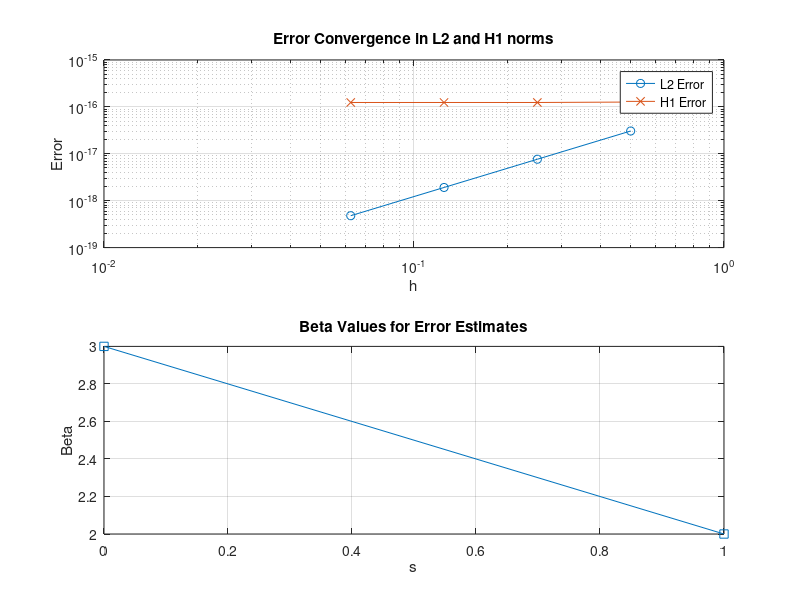

Here is the MATLAB script that generated this plot:
%Aubin-Nische method 方法误差估计
%现在使用Aubin-Nische方法决定e在L2以及H1的收敛速度，该问题中m = 1,k = 2
clc;
clear;
close all;

%首先选择问题参数
k = 2%二次元素
m = 1
s_vals = 0:1%0<=s<=m
beta_vals = zeros(size(s_vals))%存储beta

%现在我们要假定一个参考解
%然后确定网格大小
%然后用一个for来迭代每个网格大小
%迭代的for里包括一个网格和元素矩阵来确定有限元解
%然后用解来确定L2和H1范数

% 网格大小
h_vals = [1/2, 1/4, 1/8, 1/16]; % 不同的网格尺寸

% 假定一个参考解 u(x)
u_exact = @(x) sin(pi*x);  % 参考解为正弦函数

% 初始化误差数组
error_L2 = zeros(length(h_vals), 1);
error_H1 = zeros(length(h_vals), 1);
error_H2 = zeros(length(h_vals), 1);

% 计算不同网格大小下的误差
for h_idx = 1:length(h_vals)
    h = h_vals(h_idx);


    % 生成网格和元素矩阵
    x = 0:h:1; % 一维网格
    N = length(x) - 1; % 网格节点数量

    % 计算有限元解（这里以线性有限元为例）
    % 使用简单的线性插值作为有限元解近似
    u_approx = zeros(size(x)); % 近似解数组
    for i = 1:N
        u_approx(i) = u_exact(x(i)); % 这里直接取参考解的值，实际中为计算得到的近似解
    end

    % 计算误差 L2 范数
    error_L2(h_idx) = norm(u_approx - u_exact(x), 2) * h^2; % 近似解和参考解的L2误差
    
    % 计算误差 H1 范数
    grad_u_approx = gradient(u_approx, h); % 近似解的梯度
    grad_u_exact = gradient(u_exact(x), h); % 参考解的梯度
    error_H1(h_idx) = norm(grad_u_approx - grad_u_exact, 2) * h; % 近似解和参考解的H1误差
    
    % 计算误差 H2 范数
    grad2_u_approx = gradient(grad_u_approx, h); % 近似解的二阶导数
    grad2_u_exact = gradient(grad_u_exact, h); % 参考解的二阶导数
    error_H2(h_idx) = norm(grad2_u_approx - grad2_u_exact, 2) * h^0.5; % 近似解和参考解的H2误差
end


% 绘制结果
figure;
subplot(2,1,1);
loglog(h_vals, error_L2(:,1), 'o-', 'DisplayName', 'L2 Error');
hold on;
loglog(h_vals, error_H1(:,1), 'x-', 'DisplayName', 'H1 Error');
xlabel('h');
ylabel('Error');
title('Error Convergence in L2 and H1 norms');
legend;
grid on;

% 计算 beta 值
for s_idx = 1:length(s_vals)
    beta_vals(s_idx) = min(k+1-s_vals(s_idx), 2*(k+1-m)); % 计算beta值
end

subplot(2,1,2);
plot(s_vals, beta_vals, 's-', 'DisplayName', 'Beta Values');
xlabel('s');
ylabel('Beta');
title('Beta Values for Error Estimates');
grid on;
